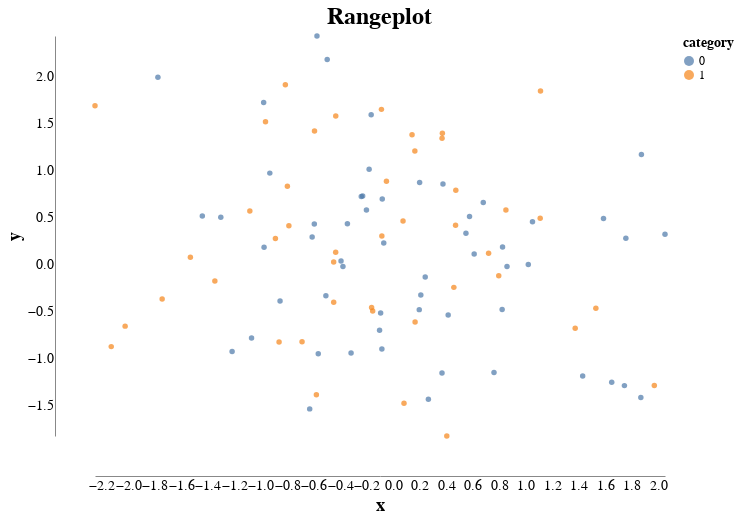

The cell this chart's notebook holds for it:
### Markdown cell above
This was quite some styling for a single plot. 
To simplify this in the future, we can make our lives easier by

- Factoring out the min_max_scale.
- Creating a custom theme following Tufte's advice on style. In addition we'll use a font is similar to fonts he regularly uses.
- Setting a default size for plots (which can be overridden).

### Code cell
from altair import Chart, X, Y, Color, Scale, theme

@theme.register('tufte', enable=True)
def tufte():
    font = "Georgia"
    return {
        'config': {
            "title": {
                'font': font,
                'fontSize': 24
            },
            "background": None,
            'view': {
                'stroke': None,
                'height': 400,
                'width': 570,
            },
            'mark': {'filled': True,},
            'axis': {
                'labelFontSize': 14,
                'titleFontSize': 18,
                'offset': 40,
                'grid': False,
                'ticks': False,
                'labelFont': font,
                'titleFont': font
            },
            'legend': { 
                'titleFont': font,
                'labelFont': font,
                'titleFontSize': 14,
                'labelFontSize': 12
            },
            'scale': {
                'nice': False
            }
        }
    }

min_max_scale = lambda df, col: Scale(domain=[df[col].min(), df[col].max()])

Chart(df, title="Rangeplot").mark_point().encode(
    X('x', scale=min_max_scale(df, 'x')),
    Y('y', scale=min_max_scale(df, 'y')),
    color=Color('category:N'),
)

### Figure 1 — Vega-Lite specification as saved in the notebook (floating-point values rounded to 4 significant figures)
{"config": {"title": {"font": "Georgia", "fontSize": 24}, "background": null, "view": {"stroke": null, "height": 400, "width": 570}, "mark": {"filled": true}, "axis": {"labelFontSize": 14, "titleFontSize": 18, "offset": 40, "grid": false, "ticks": false, "labelFont": "Georgia", "titleFont": "Georgia"}, "legend": {"titleFont": "Georgia", "labelFont": "Georgia", "titleFontSize": 14, "labelFontSize": 12}, "scale": {"nice": false}}, "data": {"name": "data-7d3097909b7d288e7b62a039963a018a"}, "mark": {"type": "point"}, "encoding": {"color": {"field": "category", "type": "nominal"}, "x": {"field": "x", "scale": {"domain": [-2.251, 2.052]}, "type": "quantitative"}, "y": {"field": "y", "scale": {"domain": [-1.826, 2.434]}, "type": "quantitative"}}, "title": "Rangeplot", "$schema": "https://vega.github.io/schema/vega-lite/v5.20.1.json", "datasets": {"data-7d3097909b7d288e7b62a039963a018a": [{"x": 0.7613, "y": -1.15, "category": 0}, {"x": -0.2302, "y": 0.729, "category": 0}, {"x": -0.5797, "y": -1.386, "category": 1}, {"x": 0.7204, "y": 0.1212, "category": 1}, {"x": 0.4153, "y": -0.5377, "category": 0}, {"x": 0.1638, "y": 1.211, "category": 1}, {"x": 0.197, "y": -0.4799, "category": 0}, {"x": 0.8228, "y": -0.4786, "category": 0}, {"x": -0.4339, "y": 0.1318, "category": 1}, {"x": -0.07095, "y": 0.2304, "category": 0}, {"x": 0.3715, "y": 1.399, "category": 1}, {"x": 0.3687, "y": -1.155, "category": 0}, {"x": 2.052, "y": 0.324, "category": 0}, {"x": -0.854, "y": -0.3892, "category": 0}, {"x": -0.2407, "y": 0.7256, "category": 0}, {"x": -0.0823, "y": 0.698, "category": 0}, {"x": -0.498, "y": 2.185, "category": 0}, {"x": -0.3935, "y": 0.0381, "category": 0}, {"x": 0.1998, "y": 0.8747, "category": 0}, {"x": -0.4491, "y": 0.02761, "category": 1}, {"x": -0.9777, "y": 1.727, "category": 0}, {"x": -0.5079, "y": -0.3311, "category": 0}, {"x": 1.972, "y": -1.287, "category": 1}, {"x": -0.9311, "y": 0.9739, "category": 0}, {"x": 0.5765, "y": 0.5128, "category": 0}, {"x": 0.5495, "y": 0.3326, "category": 0}, {"x": 0.242, "y": -0.1317, "category": 0}, {"x": -0.1628, "y": -0.4574, "category": 1}, {"x": 0.6803, "y": 0.6613, "category": 0}, {"x": 1.87, "y": -1.415, "category": 0}, {"x": 1.02, "y": -0.0001814, "category": 0}, {"x": -0.08523, "y": -0.8981, "category": 0}, {"x": 0.8595, "y": -0.02131, "category": 0}, {"x": -1.216, "y": -0.9262, "category": 0}, {"x": -1.776, "y": 1.994, "category": 0}, {"x": -0.1546, "y": -0.4938, "category": 1}, {"x": -0.1813, "y": 1.015, "category": 0}, {"x": 0.3691, "y": 1.346, "category": 1}, {"x": -0.08856, "y": 1.653, "category": 1}, {"x": -0.9746, "y": 0.1856, "category": 0}, {"x": 1.374, "y": -0.6772, "category": 1}, {"x": 1.874, "y": 1.173, "category": 0}, {"x": 0.1656, "y": -0.6127, "category": 1}, {"x": -0.6115, "y": 0.2944, "category": 0}, {"x": -1.441, "y": 0.5179, "category": 0}, {"x": 0.2659, "y": -1.434, "category": 0}, {"x": -0.1027, "y": -0.7007, "category": 0}, {"x": 0.2089, "y": -0.324, "category": 0}, {"x": -0.4333, "y": 1.583, "category": 1}, {"x": -0.09463, "y": -0.5166, "category": 0}, {"x": 1.431, "y": -1.186, "category": 0}, {"x": -0.2017, "y": 0.5815, "category": 0}, {"x": -0.08536, "y": 0.3051, "category": 1}, {"x": -1.301, "y": 0.5031, "category": 0}, {"x": -1.531, "y": 0.07743, "category": 1}, {"x": 0.4711, "y": 0.4179, "category": 1}, {"x": 1.112, "y": 1.849, "category": 1}, {"x": -0.8139, "y": 1.915, "category": 1}, {"x": 1.53, "y": -0.4657, "category": 1}, {"x": -0.05078, "y": 0.8876, "category": 1}, {"x": 1.052, "y": 0.4558, "category": 0}, {"x": -0.7985, "y": 0.8344, "category": 1}, {"x": 1.588, "y": 0.491, "category": 0}, {"x": -1.744, "y": -0.3659, "category": 1}, {"x": -0.4488, "y": -0.4017, "category": 1}, {"x": 0.07452, "y": 0.4637, "category": 1}, {"x": 0.376, "y": 0.8588, "category": 0}, {"x": -0.3178, "y": -0.9422, "category": 0}, {"x": 0.8257, "y": 0.1866, "category": 0}, {"x": -0.8613, "y": -0.8244, "category": 1}, {"x": -0.5952, "y": 0.4324, "category": 0}, {"x": 1.11, "y": 0.4931, "category": 1}, {"x": 1.65, "y": -1.254, "category": 0}, {"x": -2.251, "y": 1.692, "category": 1}, {"x": -1.346, "y": -0.174, "category": 1}, {"x": 1.757, "y": 0.2791, "category": 0}, {"x": 0.7971, "y": -0.1192, "category": 1}, {"x": 0.6115, "y": 0.1114, "category": 0}, {"x": 0.08192, "y": -1.476, "category": 1}, {"x": -0.5655, "y": -0.9504, "category": 0}, {"x": -0.6301, "y": -1.537, "category": 0}, {"x": -0.1661, "y": 1.596, "category": 0}, {"x": -0.3792, "y": -0.02163, "category": 0}, {"x": -0.7872, "y": 0.4125, "category": 1}, {"x": -0.889, "y": 0.2778, "category": 1}, {"x": 0.4049, "y": -1.826, "category": 1}, {"x": 0.4729, "y": 0.7924, "category": 1}, {"x": 1.746, "y": -1.289, "category": 0}, {"x": -0.6879, "y": -0.8214, "category": 1}, {"x": -2.128, "y": -0.8738, "category": 1}, {"x": -0.5752, "y": 2.434, "category": 0}, {"x": -1.082, "y": 0.5701, "category": 1}, {"x": -1.069, "y": -0.7827, "category": 0}, {"x": -0.9638, "y": 1.521, "category": 1}, {"x": 0.4581, "y": -0.2428, "category": 1}, {"x": 0.8511, "y": 0.5817, "category": 1}, {"x": -0.5937, "y": 1.424, "category": 1}, {"x": 0.1425, "y": 1.383, "category": 1}, {"x": -2.023, "y": -0.6556, "category": 1}, {"x": -0.3455, "y": 0.4337, "category": 0}]}}
